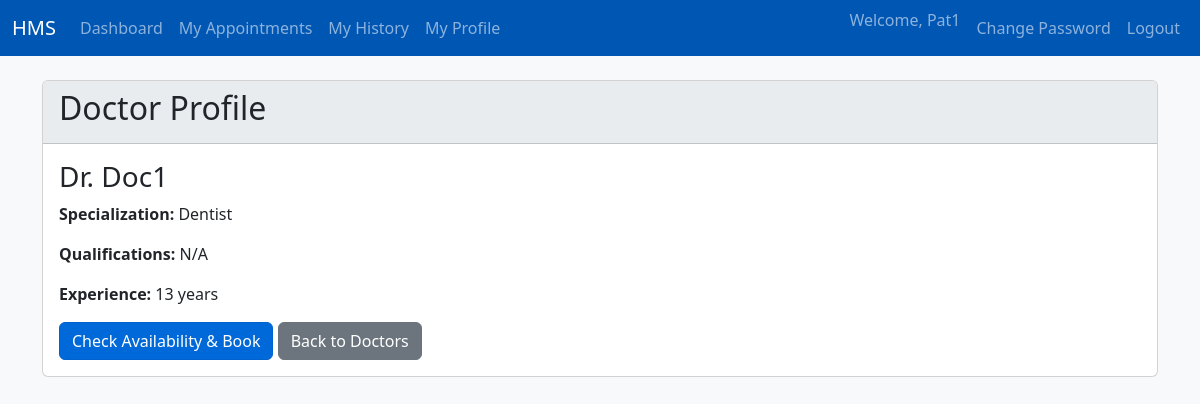
Page /patient/doctor/1/profile (signed in) on the committed database.
### models/models.py (models this page shows)
class User(db.Model, UserMixin):
    id = db.Column(db.Integer, primary_key=True)
    username = db.Column(db.String(150), unique=True, nullable=False)
    password = db.Column(db.String(150), nullable=False)
    role = db.Column(db.String(50), nullable=False)
    is_blacklisted = db.Column(db.Boolean, default=False, nullable=False)

class Doctor(db.Model):
    id = db.Column(db.Integer, primary_key=True)
    user_id = db.Column(db.Integer, db.ForeignKey('user.id'), nullable=False)
    name = db.Column(db.String(100), nullable=False)
    specialization_id = db.Column(db.Integer, db.ForeignKey('department.id'), nullable=False)
    availability = db.Column(db.JSON, nullable=True)
    experience = db.Column(db.Integer, nullable=True)
    qualifications = db.Column(db.String(255), nullable=True)
    profile_picture = db.Column(db.String(255), nullable=True, default='default.jpg')
    user = db.relationship('User', backref=db.backref('doctor', uselist=False))
    specialization = db.relationship('Department', backref='doctors')

class Department(db.Model):
    id = db.Column(db.Integer, primary_key=True)
    name = db.Column(db.String(100), unique=True, nullable=False)
    description = db.Column(db.Text, nullable=True)

### controllers/patient_controller.py (the view)
@patient_bp.route('/doctor/<int:doctor_id>/profile')
def doctor_profile(doctor_id):
    doctor = Doctor.query.get_or_404(doctor_id)
    return render_template('doctor_profile.html', doctor=doctor)

### controllers/patient_controller.py (called while the page is built)
@patient_bp.before_request
@login_required
def check_is_patient():
    if current_user.role != 'patient': return "Unauthorized", 403

### templates/doctor_profile.html (shortened to what this page needs)
{% extends "base.html" %}
{% block content %}
<div class="card">
    <div class="card-header"><h2>Doctor Profile</h2></div>
    <div class="card-body">
        <h3 class="card-title">Dr. {{ doctor.name }}</h3>
        <p class="card-text"><strong>Specialization:</strong> {{ doctor.specialization.name }}</p>
        <p class="card-text"><strong>Qualifications:</strong> {{ doctor.qualifications or 'N/A' }}</p>
        <p class="card-text"><strong>Experience:</strong> {{ doctor.experience or 'N/A' }} years</p>
        <a href="{{ url_for('patient.doctor_availability', doctor_id=doctor.id) }}" class="btn btn-primary">Check Availability & Book</a>
        <a href="{{ url_for('patient.list_doctors', department_id=doctor.specialization_id) }}" class="btn btn-secondary">Back to Doctors</a>
    </div>
</div>
{% endblock %}

### templates/base.html (shortened to what this page needs)
<!DOCTYPE html>
<html lang="en">
<head>
    <link href="https://cdn.jsdelivr.net/npm/bootstrap@5.3.0/dist/css/bootstrap.min.css" rel="stylesheet">
    <link rel="stylesheet" href="{{ url_for('static', filename='css/style.css') }}">
</head>
<body>
    <nav class="navbar navbar-expand-lg navbar-dark bg-primary">
        <div class="container-fluid">
            <a class="navbar-brand" href="{{ url_for('auth.home') }}">HMS</a>
            <div class="collapse navbar-collapse" id="navbarNav">
                <ul class="navbar-nav me-auto mb-2 mb-lg-0">
                    {% if current_user.is_authenticated %}
                        {% if current_user.role == 'admin' %}
                            <li class="nav-item"><a class="nav-link" href="{{ url_for('admin.dashboard') }}">Dashboard</a></li>
                            <li class="nav-item"><a class="nav-link" href="{{ url_for('admin.manage_departments') }}">Departments</a></li>
                            <li class="nav-item"><a class="nav-link" href="{{ url_for('admin.analytics') }}">Analytics</a></li>
                        {% elif current_user.role == 'doctor' %}
                            <li class="nav-item"><a class="nav-link" href="{{ url_for('doctor.dashboard') }}">Dashboard</a></li>
                            <li class="nav-item"><a class="nav-link" href="{{ url_for('doctor.availability') }}">My Availability</a></li>
                        {% elif current_user.role == 'patient' %}
                            <li class="nav-item"><a class="nav-link" href="{{ url_for('patient.dashboard') }}">Dashboard</a></li>
                            <li class="nav-item"><a class="nav-link" href="{{ url_for('patient.my_appointments') }}">My Appointments</a></li>
                            <li class="nav-item"><a class="nav-link" href="{{ url_for('patient.history') }}">My History</a></li>
                            <li class="nav-item"><a class="nav-link" href="{{ url_for('patient.profile') }}">My Profile</a></li>
                        {% endif %}
                    {% endif %}
                </ul>
                <ul class="navbar-nav ms-auto">
                    {% if current_user.is_authenticated %}
                        <li class="nav-item"><span class="navbar-text me-2">Welcome, {{ current_user.username }}</span></li>
                        <li class="nav-item"><a class="nav-link" href="{{ url_for('auth.change_password') }}">Change Password</a></li>
                        <li class="nav-item"><a class="nav-link" href="{{ url_for('auth.logout') }}">Logout</a></li>
                    {% else %}
                        <li class="nav-item"><a class="nav-link" href="{{ url_for('auth.login') }}">Login</a></li>
                        <li class="nav-item"><a class="nav-link" href="{{ url_for('auth.signup') }}">Register</a></li>
                    {% endif %}
                </ul>
            </div>
        </div>
    </nav>
    <div class="container mt-4">
        {% block content %}{% endblock %}
    </div>
</body>
</html>

### static/css/style.css (style rules this page uses)
body { background-color: #f8f9fa; }
.navbar-dark.bg-primary { background-color: #0056b3 !important; }
.card-header { background-color: #e9ecef; font-weight: bold; }
.btn-primary { background-color: #0069d9; border-color: #0062cc; }

### rows in the picture
User: username "Pat1"
Doctor: name "Doc1", qualifications "N/A", experience "13"
Department: specialization.name "Dentist"
